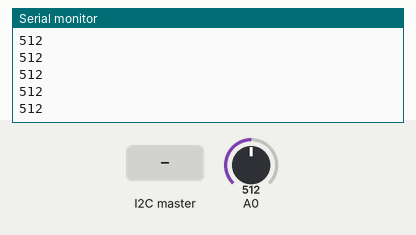
This sketch was run on a simulated Arduino Uno, built with avr-gcc and run on an emulated ATmega328P. On the bench: the last lines printed to the serial monitor. Inputs (shaded band) come from the test bench; at power-on: A0 = 512.

Above: at 1.2 s.
1.3 s: the I2C master sends the byte 1
2.8 s: A0 set to 560
At 3.9 s:
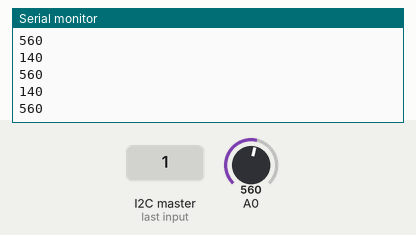
4.3 s: the I2C master sends the byte 0
5.8 s: A0 set to 540
At 6.4 s:
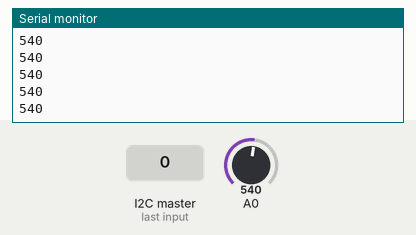
Timing chart, 0 to 8.3 s (numbered marks = the images above; inputs shaded):
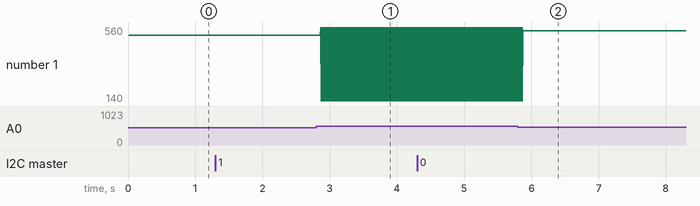

Measured:
- after the input at 2.8 s, the serial monitor: prints a new line after 0.07 s (image 1)
- after the input at 5.8 s, the serial monitor: prints a new line after 0.07 s (image 2)
- plotted number 1: 512 → 140 after the input at 2.8 s, 140 → 540 after the input at 5.8 s

The sketch:

sketch_sep17a.ino
```cpp
#include <Wire.h>

/*int button1=0;
int button2=0;
int button3=0;*/

int lightValue=500;

int number=0;
int number2=112;
int state=0;

#define SLAVE_ADDRESS 0x04

void setup() {
    Serial.begin(9600);
  // put your setup code here, to run once:
  //Pushbutton inputs
  /*pinMode(13, INPUT);
  pinMode(12, INPUT);
  pinMode(8, INPUT);*/

  //initialize i2c as slave
  Wire.begin(SLAVE_ADDRESS);

  //define callbacks for i2c

  Wire.onReceive(receiveData);
  Wire.onRequest(sendData);

  Serial.println("Ready");
}

void loop() {
  // put your main code here, to run repeatedly:
  /*button1=digitalRead(13);
  button2=digitalRead(12);
  button3=digitalRead(8);

  Serial.println(button1);
  Serial.println(button2);
  Serial.println(button3);  */


  lightValue=analogRead(A0);

  Serial.println(lightValue);
  if(lightValue <450 || lightValue >550){
   number=lightValue>>2;
   Serial.println(number);
    sendData();
  }

  //

    //Send button1
  /*if(!button1 || !button2 || !button3){
    number=0;
    Wire.write(number);

    //Wait until all buttons are released
    while(!button1 || !button2 || !button3){
      number=0;
    }

    Wire.write(number);
  }*/
}

void receiveData(int byteCount){
  while(Wire.available()){
    number=Wire.read();
    Serial.print("data received: ");
    Serial.println(number);

    if(number==1){
      if (state==0){
        state=1;
      }
      else{
        state=0;
      }
    }
  }
}

void sendData(){
  Wire.write(number);
}
```
